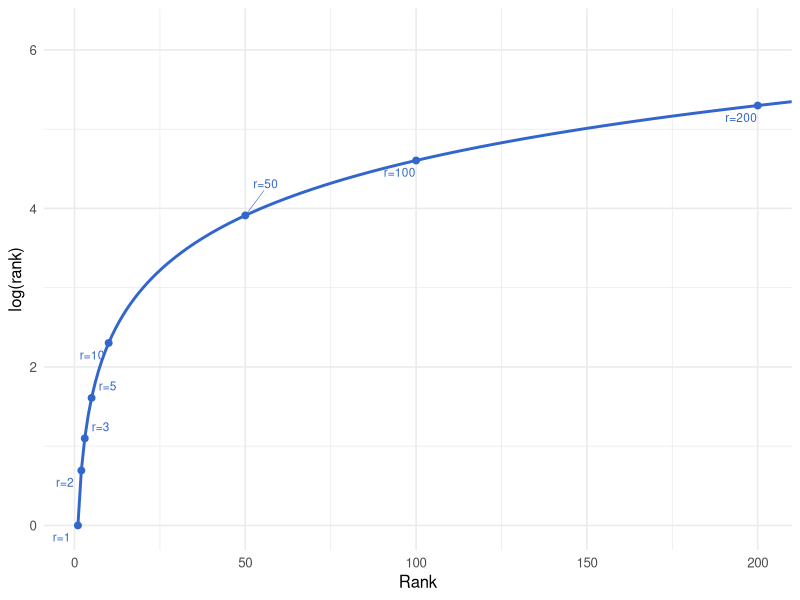

Reproduce this figure in R.
# ---- Libraries ----
library(tidyverse)
library(ggrepel)

# Data
max_rank <- 500
df <- tibble(rank = 1:max_rank) %>%
  mutate(log_val = log(rank))

# Ranks to label
marks <- c(1, 2, 3, 5, 10, 50, 100, 200)
lab_df <- df %>% filter(rank %in% marks)

# Plot only log(rank)
p <- ggplot(df, aes(x = rank, y = log_val)) +
  geom_line(color = "#3366CC", linewidth = 1) +
  geom_point(data = lab_df, aes(x = rank, y = log_val), color = "#3366CC", size = 2) +
  # labels for all marks EXCEPT 50 (no nudge)
  geom_text_repel(
    data = lab_df %>% filter(rank != 50),
    aes(x = rank, y = log_val, label = paste0("r=", rank)),
    color = "#3366CC", size = 3, box.padding = 0.3, point.padding = 0.2,
    segment.size = 0.2
  ) +
  # label for r = 50 only (nudged so it doesn't touch the line)
  geom_text_repel(
    data = lab_df %>% filter(rank == 50),
    aes(x = rank, y = log_val, label = "r=50"),
    color = "#3366CC", size = 3, box.padding = 0.3, point.padding = 0.2,
    segment.size = 0.2, nudge_y = 0.4, nudge_x = 6
  ) +
  labs(
    x = "Rank",
    y = "log(rank)"
  ) +
  coord_cartesian(xlim = c(1, 200)) +   # zoom into the top 200 ranks (adjust as needed)
  theme_minimal(base_size = 12)

# Save as PNG
#ggsave("log_rank_plot.png", p, width = 8, height = 5, dpi = 300)

# If you want PDF or JPEG instead, just change the file extension:
# ggsave("log_rank_plot.pdf", p, width = 8, height = 5)
 ggsave("log_rank_plot.jpeg", p, width = 8, height = 5, dpi = 300)
